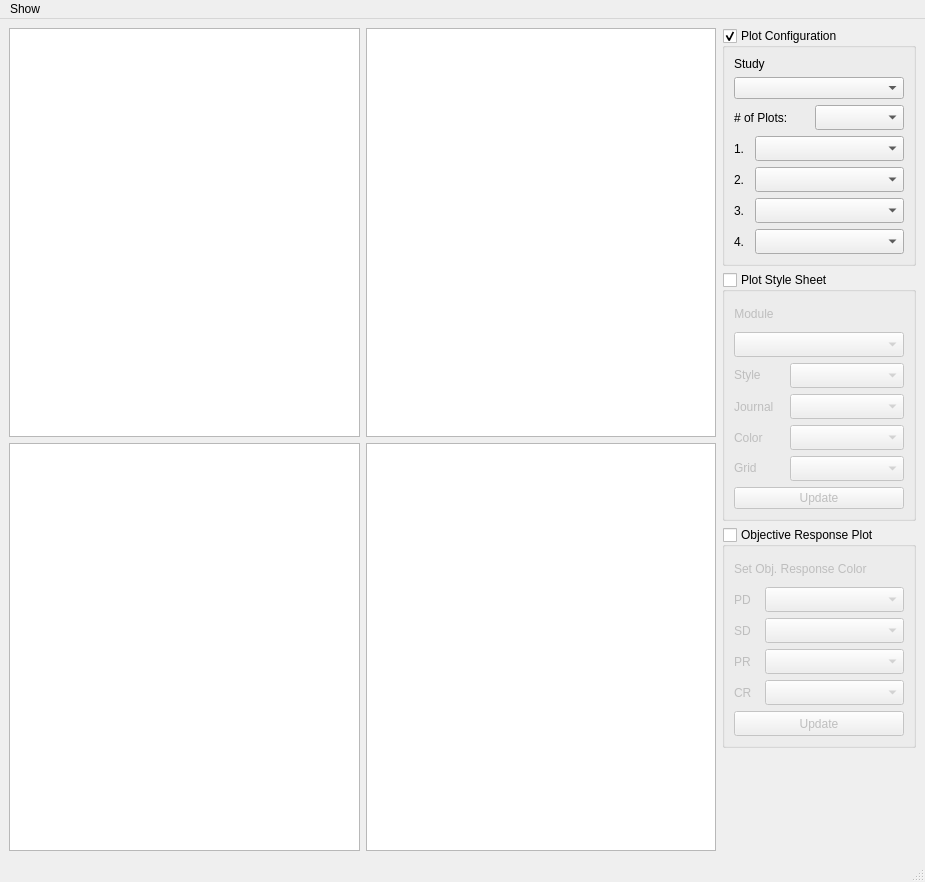
<?xml version="1.0" encoding="UTF-8"?>
<ui version="4.0">
 <class>MainWindow</class>
 <widget class="QMainWindow" name="MainWindow">
  <property name="geometry">
   <rect>
    <x>0</x>
    <y>0</y>
    <width>925</width>
    <height>882</height>
   </rect>
  </property>
  <property name="windowTitle">
   <string>MainWindow</string>
  </property>
  <widget class="QWidget" name="centralwidget">
   <layout class="QVBoxLayout" name="verticalLayout">
    <item>
     <layout class="QVBoxLayout" name="verticalLayout_2">
      <item>
       <layout class="QHBoxLayout" name="horizontalLayout_figure_grid">
        <item>
         <layout class="QVBoxLayout" name="verticalLayout_plots">
          <item>
           <layout class="QHBoxLayout" name="horizontalLayout_visual_top_graphview">
            <item>
             <widget class="QGraphicsView" name="graphicsView_visual_top_left"/>
            </item>
            <item>
             <widget class="QGraphicsView" name="graphicsView_visual_top_right"/>
            </item>
           </layout>
          </item>
          <item>
           <layout class="QHBoxLayout" name="horizontalLayout_visual_bottom_graphview">
            <item>
             <widget class="QGraphicsView" name="graphicsView_visual_bottom_left"/>
            </item>
            <item>
             <widget class="QGraphicsView" name="graphicsView_visual_bottom_right"/>
            </item>
           </layout>
          </item>
         </layout>
        </item>
        <item>
         <layout class="QVBoxLayout" name="verticalLayout_visual_graph_settings">
          <item>
           <widget class="QGroupBox" name="groupBox_plot_configurations">
            <property name="sizePolicy">
             <sizepolicy hsizetype="Preferred" vsizetype="Fixed">
              <horstretch>0</horstretch>
              <verstretch>0</verstretch>
             </sizepolicy>
            </property>
            <property name="title">
             <string>Plot Configuration</string>
            </property>
            <property name="checkable">
             <bool>true</bool>
            </property>
            <property name="checked">
             <bool>true</bool>
            </property>
            <layout class="QVBoxLayout" name="verticalLayout_3">
             <item>
              <layout class="QVBoxLayout" name="verticalLayout_plot_configuration">
               <item>
                <widget class="QLabel" name="label_2">
                 <property name="minimumSize">
                  <size>
                   <width>90</width>
                   <height>0</height>
                  </size>
                 </property>
                 <property name="maximumSize">
                  <size>
                   <width>90</width>
                   <height>16777215</height>
                  </size>
                 </property>
                 <property name="text">
                  <string>Study</string>
                 </property>
                </widget>
               </item>
               <item>
                <widget class="QComboBox" name="comboBox_configuration_experiments">
                 <property name="minimumSize">
                  <size>
                   <width>170</width>
                   <height>0</height>
                  </size>
                 </property>
                 <property name="maximumSize">
                  <size>
                   <width>170</width>
                   <height>16777215</height>
                  </size>
                 </property>
                </widget>
               </item>
               <item>
                <layout class="QHBoxLayout" name="horizontalLayout">
                 <property name="sizeConstraint">
                  <enum>QLayout::SetFixedSize</enum>
                 </property>
                 <item alignment="Qt::AlignTop">
                  <widget class="QLabel" name="label_5">
                   <property name="sizePolicy">
                    <sizepolicy hsizetype="Preferred" vsizetype="Fixed">
                     <horstretch>0</horstretch>
                     <verstretch>0</verstretch>
                    </sizepolicy>
                   </property>
                   <property name="minimumSize">
                    <size>
                     <width>75</width>
                     <height>25</height>
                    </size>
                   </property>
                   <property name="maximumSize">
                    <size>
                     <width>75</width>
                     <height>25</height>
                    </size>
                   </property>
                   <property name="text">
                    <string># of Plots:</string>
                   </property>
                  </widget>
                 </item>
                 <item alignment="Qt::AlignTop">
                  <widget class="QComboBox" name="comboBox_configuration_num_of_plots">
                   <property name="minimumSize">
                    <size>
                     <width>0</width>
                     <height>25</height>
                    </size>
                   </property>
                   <property name="maximumSize">
                    <size>
                     <width>16777215</width>
                     <height>25</height>
                    </size>
                   </property>
                  </widget>
                 </item>
                </layout>
               </item>
               <item>
                <layout class="QHBoxLayout" name="horizontalLayout_2">
                 <item>
                  <widget class="QLabel" name="label_6">
                   <property name="sizePolicy">
                    <sizepolicy hsizetype="Preferred" vsizetype="Fixed">
                     <horstretch>0</horstretch>
                     <verstretch>0</verstretch>
                    </sizepolicy>
                   </property>
                   <property name="minimumSize">
                    <size>
                     <width>15</width>
                     <height>25</height>
                    </size>
                   </property>
                   <property name="maximumSize">
                    <size>
                     <width>15</width>
                     <height>25</height>
                    </size>
                   </property>
                   <property name="text">
                    <string>1. </string>
                   </property>
                  </widget>
                 </item>
                 <item>
                  <widget class="QComboBox" name="comboBox_configuration_plot_upper_left">
                   <property name="minimumSize">
                    <size>
                     <width>0</width>
                     <height>25</height>
                    </size>
                   </property>
                   <property name="maximumSize">
                    <size>
                     <width>16777215</width>
                     <height>25</height>
                    </size>
                   </property>
                  </widget>
                 </item>
                </layout>
               </item>
               <item>
                <layout class="QHBoxLayout" name="horizontalLayout_3">
                 <item>
                  <widget class="QLabel" name="label_7">
                   <property name="sizePolicy">
                    <sizepolicy hsizetype="Fixed" vsizetype="Fixed">
                     <horstretch>0</horstretch>
                     <verstretch>0</verstretch>
                    </sizepolicy>
                   </property>
                   <property name="minimumSize">
                    <size>
                     <width>15</width>
                     <height>25</height>
                    </size>
                   </property>
                   <property name="maximumSize">
                    <size>
                     <width>15</width>
                     <height>25</height>
                    </size>
                   </property>
                   <property name="text">
                    <string>2.</string>
                   </property>
                  </widget>
                 </item>
                 <item>
                  <widget class="QComboBox" name="comboBox_configuration_plot_upper_right">
                   <property name="minimumSize">
                    <size>
                     <width>0</width>
                     <height>25</height>
                    </size>
                   </property>
                   <property name="maximumSize">
                    <size>
                     <width>16777215</width>
                     <height>28</height>
                    </size>
                   </property>
                  </widget>
                 </item>
                </layout>
               </item>
               <item>
                <layout class="QHBoxLayout" name="horizontalLayout_4">
                 <item>
                  <widget class="QLabel" name="label_8">
                   <property name="sizePolicy">
                    <sizepolicy hsizetype="Fixed" vsizetype="Fixed">
                     <horstretch>0</horstretch>
                     <verstretch>0</verstretch>
                    </sizepolicy>
                   </property>
                   <property name="minimumSize">
                    <size>
                     <width>15</width>
                     <height>25</height>
                    </size>
                   </property>
                   <property name="maximumSize">
                    <size>
                     <width>15</width>
                     <height>25</height>
                    </size>
                   </property>
                   <property name="text">
                    <string>3.</string>
                   </property>
                  </widget>
                 </item>
                 <item>
                  <widget class="QComboBox" name="comboBox_configuration_plot_lower_left">
                   <property name="minimumSize">
                    <size>
                     <width>0</width>
                     <height>25</height>
                    </size>
                   </property>
                   <property name="maximumSize">
                    <size>
                     <width>16777215</width>
                     <height>25</height>
                    </size>
                   </property>
                  </widget>
                 </item>
                </layout>
               </item>
               <item>
                <layout class="QHBoxLayout" name="horizontalLayout_5">
                 <item>
                  <widget class="QLabel" name="label_9">
                   <property name="sizePolicy">
                    <sizepolicy hsizetype="Fixed" vsizetype="Fixed">
                     <horstretch>0</horstretch>
                     <verstretch>0</verstretch>
                    </sizepolicy>
                   </property>
                   <property name="minimumSize">
                    <size>
                     <width>15</width>
                     <height>25</height>
                    </size>
                   </property>
                   <property name="maximumSize">
                    <size>
                     <width>15</width>
                     <height>25</height>
                    </size>
                   </property>
                   <property name="text">
                    <string>4.</string>
                   </property>
                  </widget>
                 </item>
                 <item>
                  <widget class="QComboBox" name="comboBox_configuration_plot_lower_right">
                   <property name="minimumSize">
                    <size>
                     <width>0</width>
                     <height>25</height>
                    </size>
                   </property>
                   <property name="maximumSize">
                    <size>
                     <width>16777215</width>
                     <height>25</height>
                    </size>
                   </property>
                  </widget>
                 </item>
                </layout>
               </item>
              </layout>
             </item>
            </layout>
           </widget>
          </item>
          <item>
           <widget class="QGroupBox" name="groupBox_plot_style_sheet">
            <property name="sizePolicy">
             <sizepolicy hsizetype="Preferred" vsizetype="Fixed">
              <horstretch>0</horstretch>
              <verstretch>0</verstretch>
             </sizepolicy>
            </property>
            <property name="title">
             <string>Plot Style Sheet</string>
            </property>
            <property name="checkable">
             <bool>true</bool>
            </property>
            <property name="checked">
             <bool>false</bool>
            </property>
            <layout class="QVBoxLayout" name="verticalLayout_5">
             <item>
              <layout class="QVBoxLayout" name="verticalLayout_plot_style_group">
               <item>
                <widget class="QLabel" name="label">
                 <property name="sizePolicy">
                  <sizepolicy hsizetype="Fixed" vsizetype="Fixed">
                   <horstretch>0</horstretch>
                   <verstretch>0</verstretch>
                  </sizepolicy>
                 </property>
                 <property name="minimumSize">
                  <size>
                   <width>0</width>
                   <height>25</height>
                  </size>
                 </property>
                 <property name="maximumSize">
                  <size>
                   <width>16777215</width>
                   <height>25</height>
                  </size>
                 </property>
                 <property name="text">
                  <string>Module</string>
                 </property>
                 <property name="alignment">
                  <set>Qt::AlignCenter</set>
                 </property>
                </widget>
               </item>
               <item>
                <widget class="QComboBox" name="comboBox_plot_style_module">
                 <property name="sizePolicy">
                  <sizepolicy hsizetype="Preferred" vsizetype="Fixed">
                   <horstretch>0</horstretch>
                   <verstretch>0</verstretch>
                  </sizepolicy>
                 </property>
                 <property name="minimumSize">
                  <size>
                   <width>170</width>
                   <height>25</height>
                  </size>
                 </property>
                 <property name="maximumSize">
                  <size>
                   <width>16777215</width>
                   <height>25</height>
                  </size>
                 </property>
                </widget>
               </item>
               <item>
                <layout class="QVBoxLayout" name="verticalLayout_matplotlib_options">
                 <item>
                  <layout class="QHBoxLayout" name="horizontalLayout_6">
                   <item>
                    <widget class="QLabel" name="label_13">
                     <property name="sizePolicy">
                      <sizepolicy hsizetype="Preferred" vsizetype="Fixed">
                       <horstretch>0</horstretch>
                       <verstretch>0</verstretch>
                      </sizepolicy>
                     </property>
                     <property name="minimumSize">
                      <size>
                       <width>50</width>
                       <height>0</height>
                      </size>
                     </property>
                     <property name="maximumSize">
                      <size>
                       <width>50</width>
                       <height>16777215</height>
                      </size>
                     </property>
                     <property name="text">
                      <string>Style</string>
                     </property>
                    </widget>
                   </item>
                   <item>
                    <widget class="QComboBox" name="comboBox_plot_matplotlib_style">
                     <property name="minimumSize">
                      <size>
                       <width>110</width>
                       <height>25</height>
                      </size>
                     </property>
                     <property name="maximumSize">
                      <size>
                       <width>16777215</width>
                       <height>25</height>
                      </size>
                     </property>
                    </widget>
                   </item>
                  </layout>
                 </item>
                </layout>
               </item>
               <item>
                <layout class="QVBoxLayout" name="verticalLayout_plot_scienceplot_options">
                 <item>
                  <layout class="QHBoxLayout" name="horizontalLayout_7">
                   <item>
                    <widget class="QLabel" name="label_3">
                     <property name="minimumSize">
                      <size>
                       <width>50</width>
                       <height>0</height>
                      </size>
                     </property>
                     <property name="maximumSize">
                      <size>
                       <width>50</width>
                       <height>16777215</height>
                      </size>
                     </property>
                     <property name="text">
                      <string>Journal</string>
                     </property>
                    </widget>
                   </item>
                   <item>
                    <widget class="QComboBox" name="comboBox_plot_scienceplot_journal">
                     <property name="minimumSize">
                      <size>
                       <width>110</width>
                       <height>25</height>
                      </size>
                     </property>
                     <property name="maximumSize">
                      <size>
                       <width>16777215</width>
                       <height>25</height>
                      </size>
                     </property>
                    </widget>
                   </item>
                  </layout>
                 </item>
                 <item>
                  <layout class="QHBoxLayout" name="horizontalLayout_9">
                   <item>
                    <widget class="QLabel" name="label_12">
                     <property name="minimumSize">
                      <size>
                       <width>50</width>
                       <height>0</height>
                      </size>
                     </property>
                     <property name="maximumSize">
                      <size>
                       <width>50</width>
                       <height>16777215</height>
                      </size>
                     </property>
                     <property name="text">
                      <string>Color</string>
                     </property>
                    </widget>
                   </item>
                   <item>
                    <widget class="QComboBox" name="comboBox_plot_scienceplot_color">
                     <property name="sizePolicy">
                      <sizepolicy hsizetype="Preferred" vsizetype="Fixed">
                       <horstretch>0</horstretch>
                       <verstretch>0</verstretch>
                      </sizepolicy>
                     </property>
                     <property name="minimumSize">
                      <size>
                       <width>110</width>
                       <height>25</height>
                      </size>
                     </property>
                     <property name="maximumSize">
                      <size>
                       <width>16777215</width>
                       <height>25</height>
                      </size>
                     </property>
                    </widget>
                   </item>
                  </layout>
                 </item>
                 <item>
                  <layout class="QHBoxLayout" name="horizontalLayout_8">
                   <item>
                    <widget class="QLabel" name="label_4">
                     <property name="sizePolicy">
                      <sizepolicy hsizetype="Fixed" vsizetype="Fixed">
                       <horstretch>0</horstretch>
                       <verstretch>0</verstretch>
                      </sizepolicy>
                     </property>
                     <property name="minimumSize">
                      <size>
                       <width>50</width>
                       <height>0</height>
                      </size>
                     </property>
                     <property name="maximumSize">
                      <size>
                       <width>50</width>
                       <height>16777215</height>
                      </size>
                     </property>
                     <property name="text">
                      <string>Grid</string>
                     </property>
                    </widget>
                   </item>
                   <item>
                    <widget class="QComboBox" name="comboBox_plot_scienceplot_grid">
                     <property name="sizePolicy">
                      <sizepolicy hsizetype="Preferred" vsizetype="Fixed">
                       <horstretch>0</horstretch>
                       <verstretch>0</verstretch>
                      </sizepolicy>
                     </property>
                     <property name="minimumSize">
                      <size>
                       <width>110</width>
                       <height>25</height>
                      </size>
                     </property>
                     <property name="maximumSize">
                      <size>
                       <width>16777215</width>
                       <height>25</height>
                      </size>
                     </property>
                    </widget>
                   </item>
                  </layout>
                 </item>
                </layout>
               </item>
               <item>
                <widget class="QPushButton" name="pushButton_plot_uodate_style">
                 <property name="text">
                  <string>Update</string>
                 </property>
                </widget>
               </item>
              </layout>
             </item>
            </layout>
           </widget>
          </item>
          <item>
           <widget class="QGroupBox" name="groupBox_objective_response">
            <property name="sizePolicy">
             <sizepolicy hsizetype="Preferred" vsizetype="Fixed">
              <horstretch>0</horstretch>
              <verstretch>0</verstretch>
             </sizepolicy>
            </property>
            <property name="title">
             <string>Objective Response Plot</string>
            </property>
            <property name="checkable">
             <bool>true</bool>
            </property>
            <property name="checked">
             <bool>false</bool>
            </property>
            <layout class="QVBoxLayout" name="verticalLayout_groupbox_objective_response_2">
             <item>
              <layout class="QVBoxLayout" name="verticalLayout_groupbox_objective_response">
               <property name="sizeConstraint">
                <enum>QLayout::SetMinimumSize</enum>
               </property>
               <item>
                <widget class="QLabel" name="label_17">
                 <property name="sizePolicy">
                  <sizepolicy hsizetype="Fixed" vsizetype="Fixed">
                   <horstretch>0</horstretch>
                   <verstretch>0</verstretch>
                  </sizepolicy>
                 </property>
                 <property name="minimumSize">
                  <size>
                   <width>0</width>
                   <height>25</height>
                  </size>
                 </property>
                 <property name="maximumSize">
                  <size>
                   <width>16777215</width>
                   <height>25</height>
                  </size>
                 </property>
                 <property name="text">
                  <string>Set Obj. Response Color</string>
                 </property>
                </widget>
               </item>
               <item>
                <layout class="QHBoxLayout" name="horizontalLayout_13">
                 <item>
                  <widget class="QLabel" name="label_14">
                   <property name="sizePolicy">
                    <sizepolicy hsizetype="Fixed" vsizetype="Fixed">
                     <horstretch>0</horstretch>
                     <verstretch>0</verstretch>
                    </sizepolicy>
                   </property>
                   <property name="minimumSize">
                    <size>
                     <width>25</width>
                     <height>25</height>
                    </size>
                   </property>
                   <property name="maximumSize">
                    <size>
                     <width>25</width>
                     <height>25</height>
                    </size>
                   </property>
                   <property name="text">
                    <string>PD</string>
                   </property>
                  </widget>
                 </item>
                 <item>
                  <widget class="QComboBox" name="comboBox_objective_plot_pd">
                   <property name="minimumSize">
                    <size>
                     <width>0</width>
                     <height>25</height>
                    </size>
                   </property>
                   <property name="maximumSize">
                    <size>
                     <width>16777215</width>
                     <height>25</height>
                    </size>
                   </property>
                  </widget>
                 </item>
                </layout>
               </item>
               <item>
                <layout class="QHBoxLayout" name="horizontalLayout_12">
                 <item>
                  <widget class="QLabel" name="label_15">
                   <property name="sizePolicy">
                    <sizepolicy hsizetype="Fixed" vsizetype="Fixed">
                     <horstretch>0</horstretch>
                     <verstretch>0</verstretch>
                    </sizepolicy>
                   </property>
                   <property name="minimumSize">
                    <size>
                     <width>25</width>
                     <height>25</height>
                    </size>
                   </property>
                   <property name="maximumSize">
                    <size>
                     <width>25</width>
                     <height>25</height>
                    </size>
                   </property>
                   <property name="text">
                    <string>SD</string>
                   </property>
                  </widget>
                 </item>
                 <item>
                  <widget class="QComboBox" name="comboBox_objective_plot_sd">
                   <property name="minimumSize">
                    <size>
                     <width>0</width>
                     <height>25</height>
                    </size>
                   </property>
                   <property name="maximumSize">
                    <size>
                     <width>16777215</width>
                     <height>25</height>
                    </size>
                   </property>
                  </widget>
                 </item>
                </layout>
               </item>
               <item>
                <layout class="QHBoxLayout" name="horizontalLayout_10">
                 <property name="sizeConstraint">
                  <enum>QLayout::SetDefaultConstraint</enum>
                 </property>
                 <item>
                  <widget class="QLabel" name="label_11">
                   <property name="sizePolicy">
                    <sizepolicy hsizetype="Fixed" vsizetype="Fixed">
                     <horstretch>0</horstretch>
                     <verstretch>0</verstretch>
                    </sizepolicy>
                   </property>
                   <property name="minimumSize">
                    <size>
                     <width>25</width>
                     <height>25</height>
                    </size>
                   </property>
                   <property name="maximumSize">
                    <size>
                     <width>25</width>
                     <height>25</height>
                    </size>
                   </property>
                   <property name="text">
                    <string>PR</string>
                   </property>
                  </widget>
                 </item>
                 <item>
                  <widget class="QComboBox" name="comboBox_objective_plot_pr">
                   <property name="minimumSize">
                    <size>
                     <width>0</width>
                     <height>25</height>
                    </size>
                   </property>
                   <property name="maximumSize">
                    <size>
                     <width>16777215</width>
                     <height>25</height>
                    </size>
                   </property>
                  </widget>
                 </item>
                </layout>
               </item>
               <item>
                <layout class="QHBoxLayout" name="horizontalLayout_11">
                 <item>
                  <widget class="QLabel" name="label_16">
                   <property name="sizePolicy">
                    <sizepolicy hsizetype="Fixed" vsizetype="Fixed">
                     <horstretch>0</horstretch>
                     <verstretch>0</verstretch>
                    </sizepolicy>
                   </property>
                   <property name="minimumSize">
                    <size>
                     <width>25</width>
                     <height>25</height>
                    </size>
                   </property>
                   <property name="maximumSize">
                    <size>
                     <width>25</width>
                     <height>25</height>
                    </size>
                   </property>
                   <property name="text">
                    <string>CR</string>
                   </property>
                  </widget>
                 </item>
                 <item>
                  <widget class="QComboBox" name="comboBox_objective_plot_cr">
                   <property name="minimumSize">
                    <size>
                     <width>0</width>
                     <height>25</height>
                    </size>
                   </property>
                   <property name="maximumSize">
                    <size>
                     <width>16777215</width>
                     <height>25</height>
                    </size>
                   </property>
                  </widget>
                 </item>
                </layout>
               </item>
               <item>
                <widget class="QPushButton" name="pushButton_objective_response_update">
                 <property name="sizePolicy">
                  <sizepolicy hsizetype="Minimum" vsizetype="Fixed">
                   <horstretch>0</horstretch>
                   <verstretch>0</verstretch>
                  </sizepolicy>
                 </property>
                 <property name="minimumSize">
                  <size>
                   <width>0</width>
                   <height>25</height>
                  </size>
                 </property>
                 <property name="maximumSize">
                  <size>
                   <width>16777215</width>
                   <height>25</height>
                  </size>
                 </property>
                 <property name="text">
                  <string>Update</string>
                 </property>
                </widget>
               </item>
              </layout>
             </item>
            </layout>
           </widget>
          </item>
          <item>
           <widget class="QLabel" name="label_10">
            <property name="text">
             <string/>
            </property>
           </widget>
          </item>
         </layout>
        </item>
       </layout>
      </item>
     </layout>
    </item>
   </layout>
  </widget>
  <widget class="QMenuBar" name="menubar">
   <property name="geometry">
    <rect>
     <x>0</x>
     <y>0</y>
     <width>925</width>
     <height>23</height>
    </rect>
   </property>
   <widget class="QMenu" name="menuShow">
    <property name="title">
     <string>Show</string>
    </property>
    <addaction name="actionPlot_Configuration"/>
   </widget>
   <addaction name="menuShow"/>
  </widget>
  <widget class="QStatusBar" name="statusbar"/>
  <action name="actionPlot_Configuration">
   <property name="text">
    <string>Plot Configuration</string>
   </property>
  </action>
 </widget>
 <resources/>
 <connections/>
</ui>
